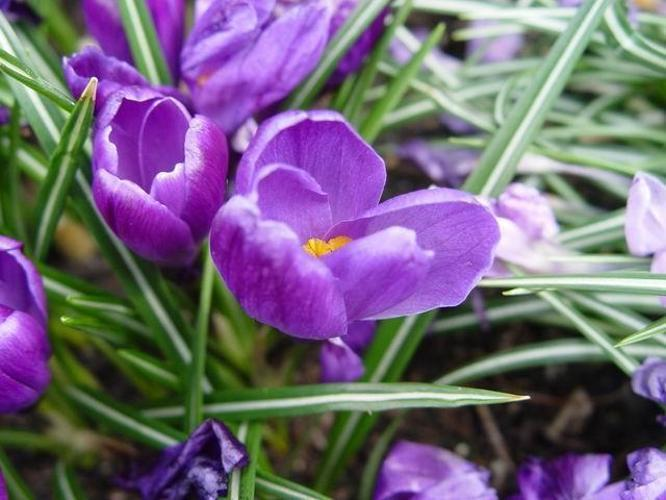
%> input picture flor.jpg, 666 x 500 px
$ octave --eval "result = colorFeature('flor.jpg');"   (GNU Octave 9; MATLAB toolbox functions it lacks are replaced by stand-ins)
%> lines starting %> are read from the running program, lines starting %| are printed output that depends on the picture
function [m,sd] = colorFeature(path)
%> called with path = 'flor.jpg'
    pathCont = [path(1:end-3) 'png'];
    im = double(imread(path));
    imCont = imread(pathCont);
%> imCont is the input picture: size 500x666x3 uint8; mean R, G, B 115.4, 101.8, 123.5
    imCont = imCont == 1;
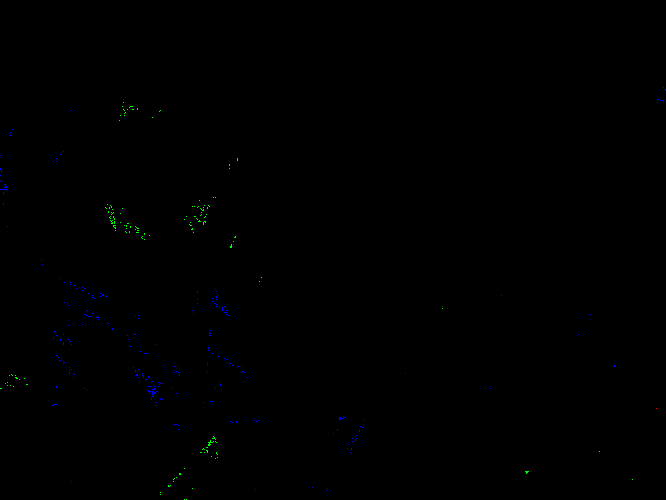
%> imCont: size 500x666x3 logical; mean R, G, B 3e-06, 0.000736, 0.00122
    r = im(:,:,1);
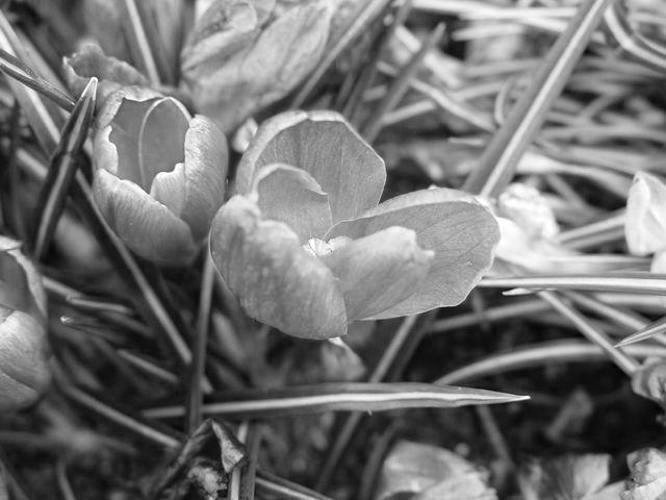
%> r: size 500x666 double; min 1, max 255, mean 115.4
    g = im(:,:,2);
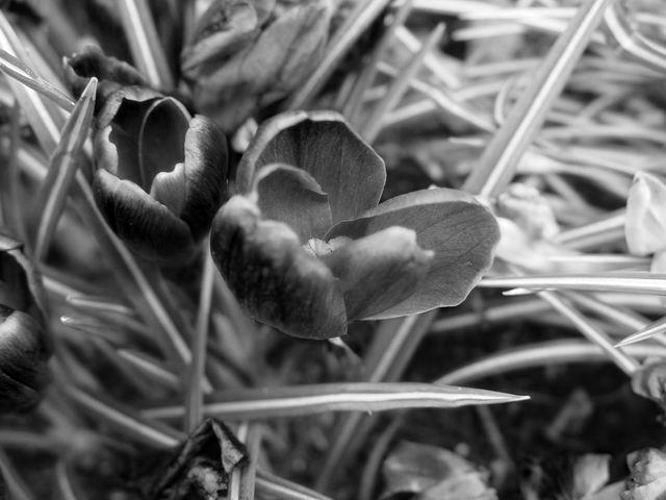
%> g: size 500x666 double; min 0, max 255, mean 101.8
    b = im(:,:,3);
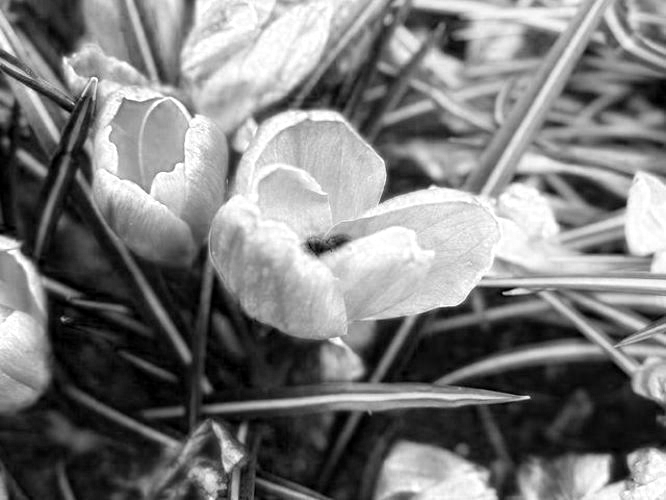
%> b: size 500x666 double; min 0, max 255, mean 123.5
%> (the run ends here)
